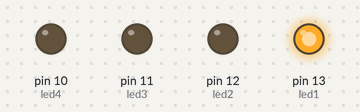
A sketch run on a simulated Arduino Uno, built with avr-gcc and run on an emulated ATmega328P. Parts: output pins drawn as LEDs (lit = HIGH).

Above: at 0.15 s.
At 1.8 s:
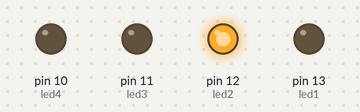
At 3.75 s:
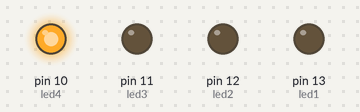
At 4.05 s:
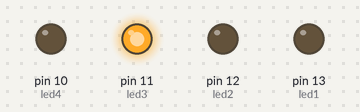
Timing chart, 0 to 5.9 s (numbered marks = the images above):
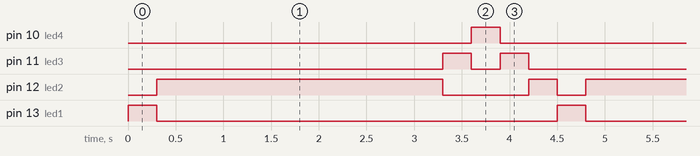

The sketch:

ej3.ino
```cpp
const int led1 = 13;
const int led2 = 12;
const int led3 = 11;
const int led4 = 10;

void setup(){
// Configurar los pines como salidas
pinMode(led1, OUTPUT);
pinMode(led2, OUTPUT);
pinMode(led3, OUTPUT);
pinMode(led4, OUTPUT);
}

void loop(){
    // De derecha a izquierda
    digitalWrite(led1, HIGH);
    delay (300);
    digitalWrite(led1, LOW);
    digitalWrite(led2, HIGH);
    delay(3000);
    digitalWrite(led2, LOW);
    digitalWrite(led3, HIGH);
    delay (300);
    digitalWrite(led3, LOW);
    digitalWrite(led4, HIGH);
    delay(300);
    digitalWrite(led4, LOW);

    // De izquierda a derecha
    digitalWrite(led3, HIGH);
    delay (300);
    digitalWrite(led3, LOW);
    digitalWrite(led2, HIGH);
    delay (300);
    digitalWrite(led2, LOW);
}
```

Measured:
- by itself, pin 10 (led4), pin 13 (led1): alternates HIGH for 0.30 s and LOW for 4.2 s
- by itself, pin 11 (led3): repeats every 4.5 s: LOW 0.30 s, HIGH 0.30 s, LOW 3.6 s, HIGH 0.30 s
- by itself, pin 12 (led2): repeats every 4.5 s: LOW 0.90 s, HIGH 0.30 s, LOW 0.30 s, HIGH 3.0 s
